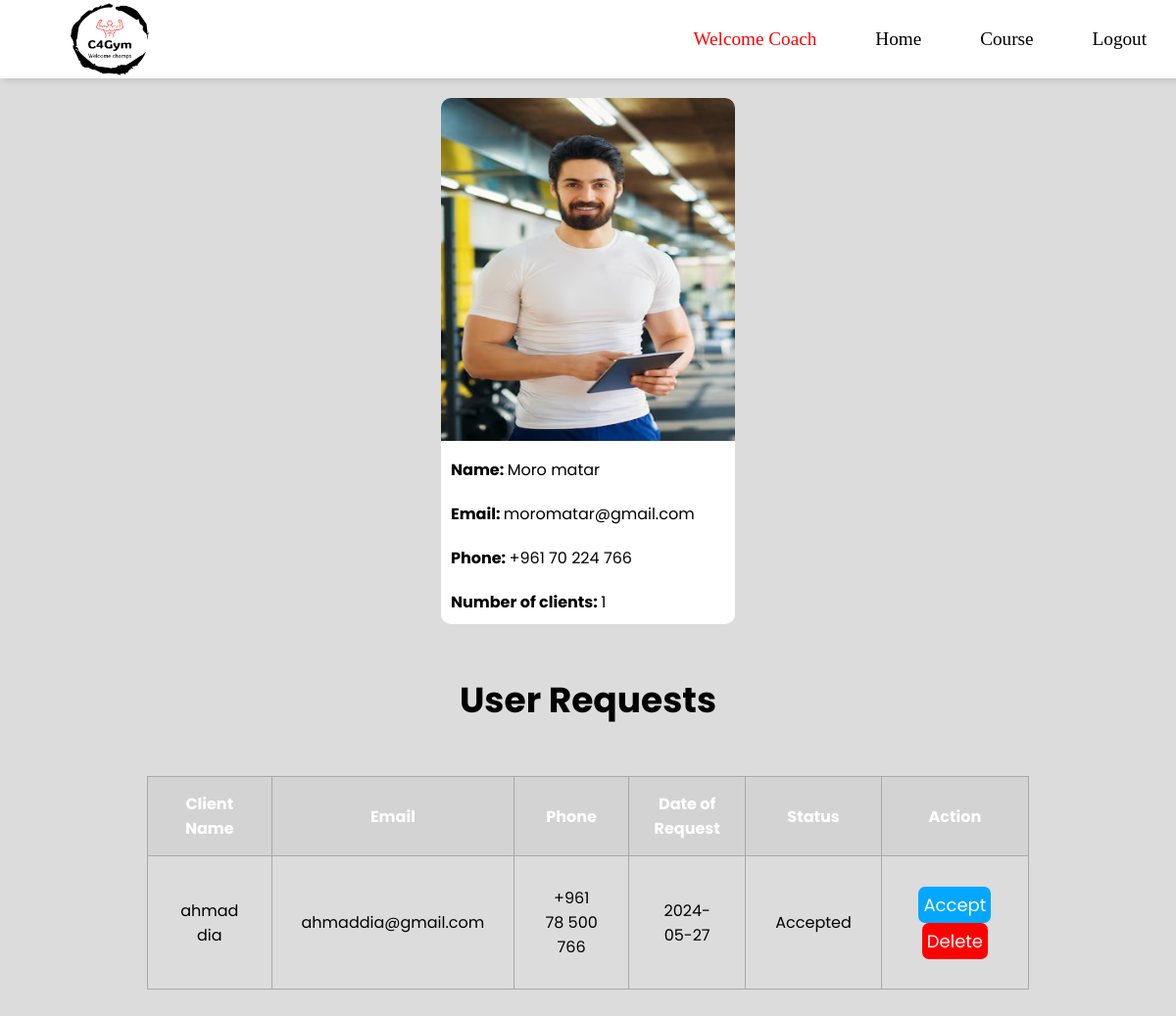
Screenshot of /coach.php (signed in) with the database file from the repository.
### tables this page shows
CREATE TABLE `user` (
  `userId` int(255) NOT NULL,
  `role_id` int(255) NOT NULL,
  `name` varchar(255) NOT NULL,
  `email` mediumtext NOT NULL,
  `phone` varchar(255) NOT NULL,
  `password` mediumtext NOT NULL,
  `image` varchar(150) NOT NULL
);

CREATE TABLE `requests` (
  `requestId` int(255) NOT NULL,
  `coach_id` int(255) NOT NULL,
  `status_id` int(255) NOT NULL,
  `user_id` int(255) NOT NULL,
  `date` date NOT NULL DEFAULT current_timestamp()
);

### coach.php (the view, shortened to what this page needs)
<?php
require('db_connect.php');
$coach_id=$_SESSION['coach_id'];
$ssql="SELECT * FROM user WHERE userId=$coach_id";
$res=mysqli_query($conn,$ssql);
$row = mysqli_fetch_assoc($res);
$name=$row['name'];
$email=$row['email'];
$phone=$row['phone'];
$image=$row['image'];
 $sql = "SELECT COUNT(*) as count FROM requests WHERE status_id=2 AND coach_id=$coach_id";
 $result = $conn->query($sql);
 if ($result->num_rows > 0) {
 $row = $result->fetch_assoc();
  $count = $row['count'];
} else {
 $count = 0;
 }
?>
<!DOCTYPE html>
<html lang="en">
<head>
    <link rel="stylesheet" href="./css/coach.css">
</head>
<body>
    <nav>
        <ul>
          <li id="logo"><img src="./images/c4gym-high-resolution-logo-transparent.png" style=" width: 80px;height: 80px;"></li>
          <li class="hideOnMobile"><a href="" style="font-family:Brush Script MT, Brush Script Std, cursive ;color:red" >Welcome Coach</a></li>
          <li class="hideOnMobile"><a href="coach.php">Home</a></li>
          <li class="hideOnMobile"><a href="course-add.php">Course</a></li>
          <li class="hideOnMobile"><a href="Logout-coach.php">Logout</a></li>
        </ul>
      </nav>
    <div class="portfolio">
        <img src="<?php echo $image ?>" alt="photo of the coach">
        <p><span> Name: </span><?php echo  $name; ?></p>
        <p><span> Email: </span><?php echo  $email; ?></p>
        <p><span> Phone: </span><?php echo  $phone; ?></p>
        <p><span> Number of clients: </span><?php echo $count; ?></p>
    </div>
    <div class="tablecontainer">
      <h1>User Requests</h1>
  <div>
      <table>
      <tr>
          <th>Client Name</th>
          <th>Email</th>
          <th>Phone</th>
          <th>Date of Request</th>
          <th>Status</th>
          <th>Action</th>
      </tr>
      <?php
      $sql1="SELECT * FROM requests WHERE coach_id=$coach_id";
      $res1=mysqli_query($conn,$sql1);
      while ($row = mysqli_fetch_assoc($res1)) {
        $user_id =$row['user_id'];
        $status_id =$row['status_id'];
        $date = $row['date'];
        if($status_id==1){
          $status="Pending";
        }else{
          $status="Accepted";
        }
        $sql = "SELECT * FROM user WHERE userId=$user_id";
        $result = mysqli_query($conn,$sql);
        while($row2 =mysqli_fetch_assoc($result)){
          echo '
            <tr>
              <td>'.$row2['name'].'</td>
              <td>'.$row2['email'].'</td>
              <td>'.$row2['phone'].'</td>
              <td>'.$date.'</td>
              <td>'.$status.'</td>
              <td>
              <button id="update"><a href="accept.php?updateid='.$row2['userId'].'" style="color: white; text-decoration:none;font-size:large;">Accept</a></button>
              <button id="delete"><a href="delete-request.php?deleteid='.$row2['userId'].'" style="color: white; text-decoration:none;font-size:large;">Delete</a></button>
              </td>
            </tr>
          ';
        }
      }
      ?>
      </table>
  </div>
  </div>
</body>
</html>

### css/coach.css (style rules this page uses)
* { margin: 0; padding: 0; box-sizing: border-box; font-family: "Poppins", sans-serif; }
body { background-color: #dcdcdc; height: auto; display: flex; flex-direction: column; align-items: center; }
nav { background-color: white; box-shadow: 3px 3px 5px rgba(0, 0, 0, 0.1); position: fixed; top: 0; width: 100%; z-index: 999; }
nav ul { width: 100%; list-style: none; display: flex; justify-content: flex-end; align-items: center; height: 80px; }
nav li { height: 100%; }
nav a { height: 100%; padding: 0 30px; font-size: larger; font-weight: 500; font-family: cursive; text-decoration: none; display: flex; align-items: center; color: black; }
nav li:first-child { margin-right: auto; }
#logo { display: flex; align-items: center; margin-left: 6%; }
.portfolio { margin-top: 100px; background-color: white; width: auto; height: auto; border-radius: 10px; overflow: hidden; }
.portfolio img { width: 300px; height: 350px; }
.portfolio p { padding: 10px; }
.portfolio span { font-weight: bold; }
.tablecontainer { width: 100%; text-align: center; overflow-x: auto; padding: 50px 0; }
.tablecontainer h1 { font-size: 36px; margin-bottom: 0; }
table { margin: 50px auto; width: 75%; border-collapse: collapse; }
#update { background-color: rgb(3, 167, 255); border: none; padding: 5px; border-radius: 7px; }
#delete { background-color: red; border: none; padding: 5px; border-radius: 7px; }
th { padding: 15px; border: 1px solid #a8a8a8; height: 45px; }
td { padding: 30px; border: 1px solid #a8a8a8; height: 45px; }
th:first-child, td:first-child { min-width: auto; height: 20px; }
tr:first-child { background-color: lightgray; color: white; }

### rows the page displays
user: image (picture), name "Moro matar", email "moromatar@gmail.com", phone "+961 70 224 766"
requests: date "2024-05-27", status "Accepted"
user: name "ahmad dia", email "ahmaddia@gmail.com", phone "+961 78 500 766"

### other values shown
$count "1"
